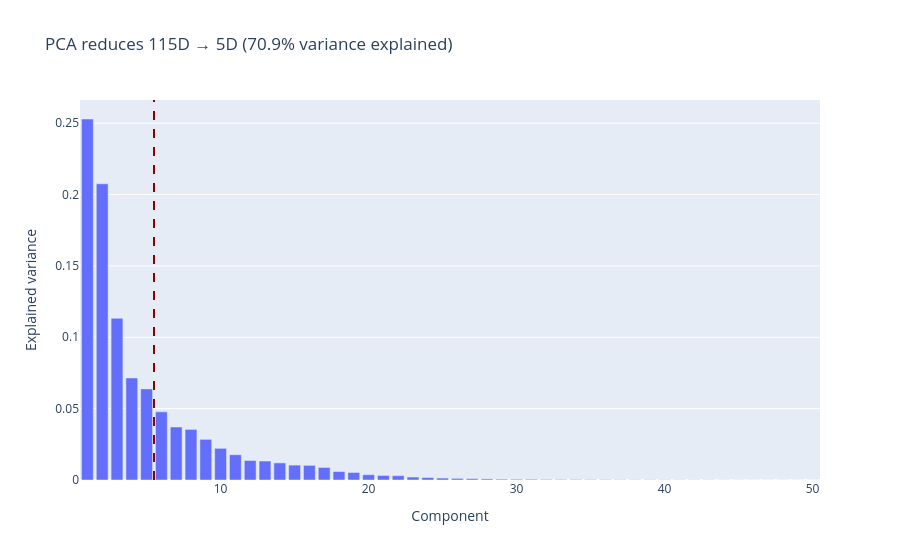

Source (notebook cell):
### Code cell
pca_plot_cut = kairo.plot_pca_variances(pca, cut_component=5)
pca_plot_cut.show()

### Figure 1 — Plotly figure (JSON) as saved in the notebook; plotly's stock layout.template omitted (floating-point values rounded to 4 significant figures)
{"data": [{"hovertemplate": "Component=%{x}<br>Explained variance=%{y}<extra></extra>", "legendgroup": "", "marker": {"color": "#636efa", "pattern": {"shape": ""}}, "name": "", "orientation": "v", "showlegend": false, "textposition": "auto", "type": "bar", "x": [1, 2, 3, 4, 5, 6, 7, 8, 9, 10, 11, 12, 13, 14, 15, 16, 17, 18, 19, 20, 21, 22, 23, 24, 25, 26, 27, 28, 29, 30, 31, 32, 33, 34, 35, 36, 37, 38, 39, 40, 41, 42, 43, 44, 45, 46, 47, 48, 49, 50], "xaxis": "x", "y": [0.2529, 0.2075, 0.1133, 0.0715, 0.06384, 0.04774, 0.03716, 0.03546, 0.02847, 0.02218, 0.0177, 0.01366, 0.0133, 0.01197, 0.01044, 0.01024, 0.008781, 0.005935, 0.005271, 0.00371, 0.003184, 0.003026, 0.002073, 0.001745, 0.001358, 0.001122, 0.0009133, 0.0007492, 0.0005503, 0.0005223, 0.0004903, 0.0003651, 0.0003384, 0.0003122, 0.0002514, 0.0002094, 0.0001737, 0.0001568, 0.0001474, 0.0001402, 0.0001156, 9.771e-05, 8.959e-05, 6.855e-05, 6.222e-05, 4.775e-05, 4.375e-05, 3.92e-05, 3.642e-05, 3.279e-05], "yaxis": "y"}], "layout": {"barmode": "relative", "legend": {"tracegroupgap": 0}, "shapes": [{"line": {"color": "darkred", "dash": "dash"}, "type": "line", "x0": 5.5, "x1": 5.5, "xref": "x", "y0": 0, "y1": 1, "yref": "y domain"}], "title": {"text": "PCA reduces 115D → 5D (70.9% variance explained)"}, "xaxis": {"anchor": "y", "domain": [0, 1], "title": {"text": "Component"}}, "yaxis": {"anchor": "x", "domain": [0, 1], "title": {"text": "Explained variance"}}}}
